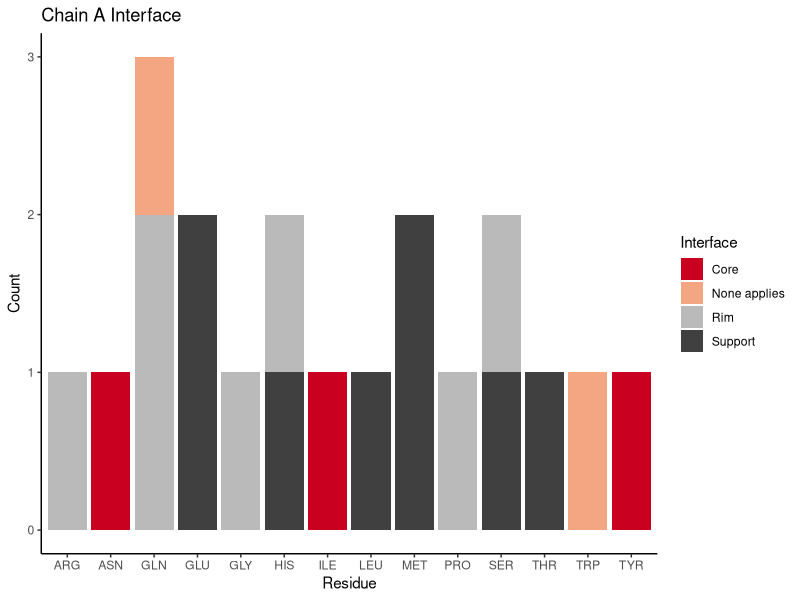
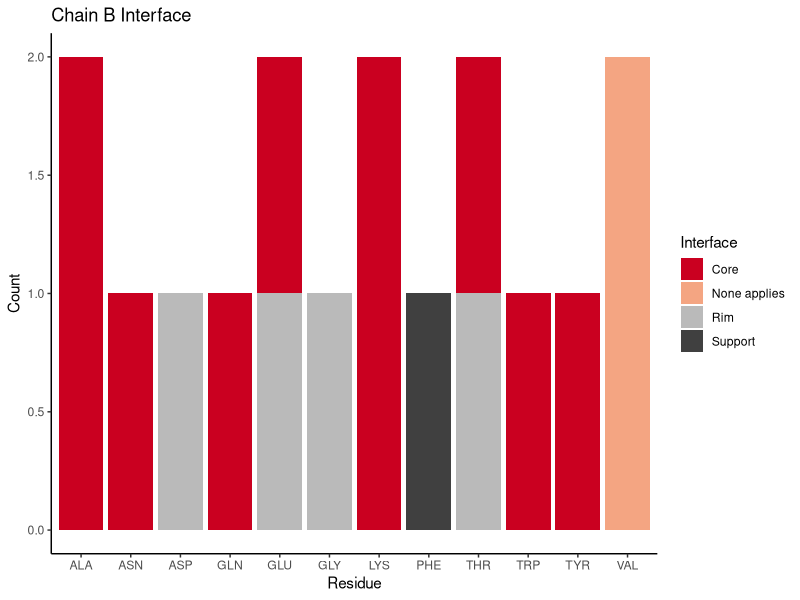
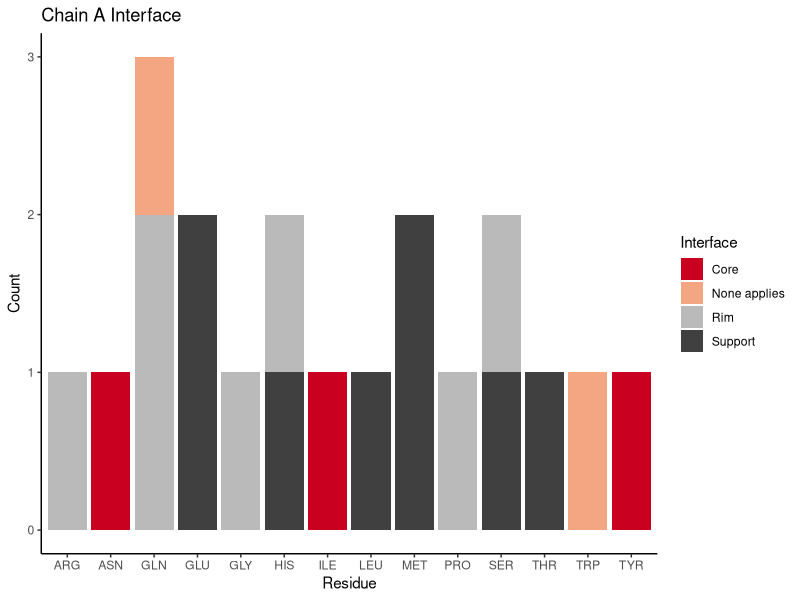
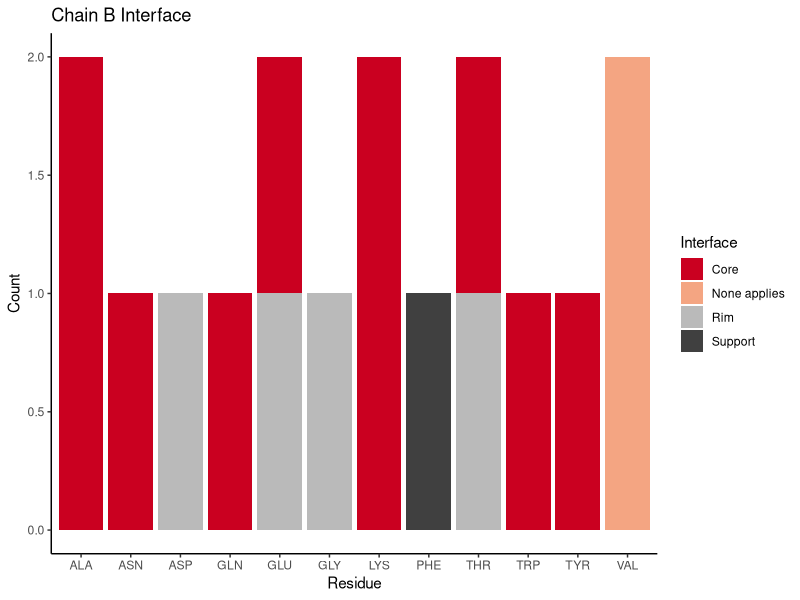

Recreate these plots in R, in order.
library(readxl)
library(ggplot2)
library(tidyverse)
library(caret)
library(multcompView)
library(dplyr)
data = read_excel("1FCC_A_Interface_ratios.xlsx")
data_b = read_excel("1FCC_B_Interface_ratios.xlsx")
dim(data)
str(data)

data2 = data %>% mutate(RES_NAME = as.factor(RES_NAME),
                        I_LOC = as.factor(I_LOC),
                        Interface = I_LOC)
head(data2)
data2_b = data_b %>% mutate(RES_NAME = as.factor(RES_NAME),
                          I_LOC = as.factor(I_LOC),
                          Interface = I_LOC)


int_type_A = data2 %>% group_by(RES_NAME) %>% ggplot(aes(x = RES_NAME, fill = Interface)) +
  geom_bar() + theme_classic() + labs(title = "Chain A Interface", 
                                      x = "Residue", y = "Count") + scale_fill_brewer(palette="RdGy")
int_type_A

ggsave("INT_A.png", plot = int_type_A, width = 8, height = 6, dpi = 300)

int_type_B = data2_b %>% group_by(RES_NAME) %>% ggplot(aes(x = RES_NAME, fill = Interface)) +
  geom_bar() + theme_classic() + labs(title = "Chain B Interface", 
                                      x = "Residue", y = "Count") + scale_fill_brewer(palette="RdGy")
int_type_B
ggsave("INT_B.png", plot = int_type_B, width = 8, height = 6, dpi = 300)
